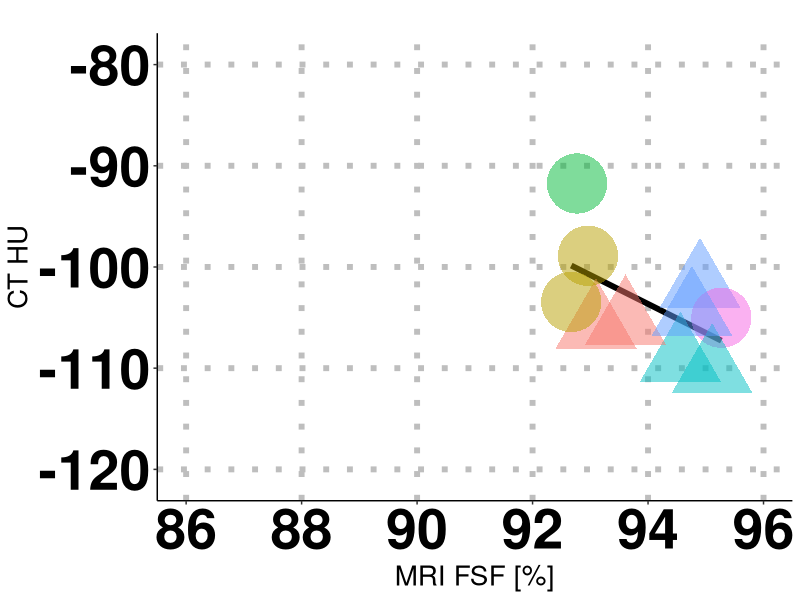
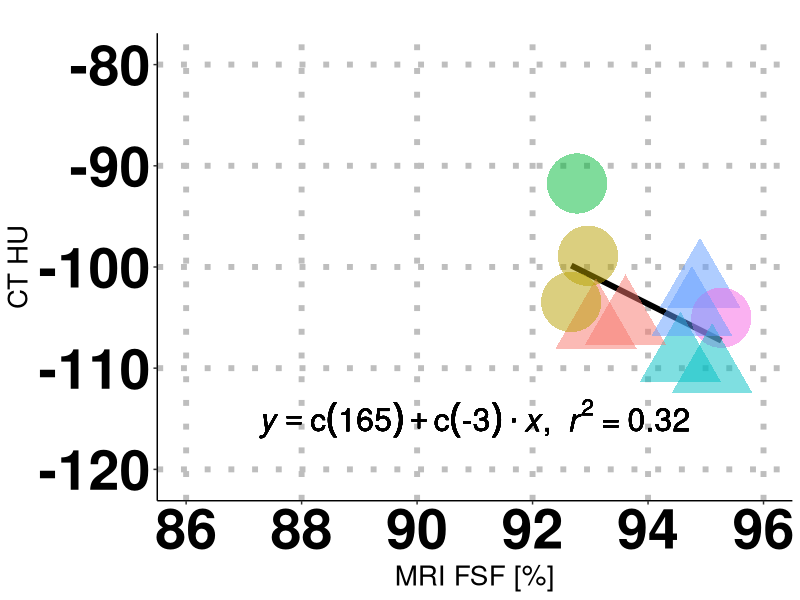

These charts were generated, in order, by the following R code:
#  CODE FOR RECREATING WAT PAPER FIGURES #################################
#  This .R file contains the script to recreate Figure 5 panel B) in the paper.
#  The script reads reconstructed data from the ../data_output/ folder and
#  puts the png image in the  ../figures/ folder.
#  FIGURE 5 B :  FSF v. HU - subjects with BMI >= 25, both temperatures

# Need ggplot2 and plyr
require(ggplot2)
require(plyr)

# Load CSV file into a data frame
df = read.csv('../tidy_data/WAT_avgAllslx_master_file.csv')

selected_rows = df[,"BMI"]>=25
df = df[selected_rows,]

HU_Avg = df[,"HU_Avg"]
FSF_Avg = df[,"FSF_Avg"]

# regression function
lm_eqn = function(df){
  m = lm(HU_Avg ~ FSF_Avg, df);
  eq <- substitute(italic(y) == a + b %.% italic(x)*","~~italic(r)^2~"="~r2,
                   list(a = format(coef(m)[1], digits = 1),
                        b = format(coef(m)[2], digits = 1),
                        r2 = format(summary(m)$r.squared, digits = 2)))
  as.character(as.expression(eq));
}

g0 = ggplot(df, aes(x=FSF_Avg, y=HU_Avg, shape=Sex, color=Subject)) +
  geom_smooth(aes(x=FSF_Avg, y=HU_Avg, shape=NULL), data=df, method = "lm", se=FALSE, formula = y ~ x, colour="black", linetype="solid", alpha=0.5, size=2, weight=2) +
  geom_point(alpha=0.5,size=20,show_guide = FALSE) + 
  theme(axis.text=element_text(colour="black", size=40,face="bold"),axis.title=element_text(size=20),
        axis.line = element_line(colour = "black"),
        panel.grid.major = element_line(linetype = 3, colour = "gray", size = 2),
        panel.grid.minor = element_blank(),
        panel.background = element_blank()) +
  coord_cartesian(xlim=c(86,96), ylim=c(-121,-79))

g0.labs <- g0 + labs(title = "", x = "MRI FSF [%]", y = "CT HU")
g0.labs

g1 = g0.labs + geom_text(aes(x = 91, y = -115, label = lm_eqn(df)), parse = TRUE, colour="black",size=8)

plot(g1)

# Copy plot to a PNG file
dev.copy(png, file = '../figures/Figure_5b.png', width=1525, height=750)

# Don't forget to close the PNG device!
dev.off()

# Display the statistics (R-squared, p-value and confidence interval)
print("**********************************************************")
print("Figure 5b) statistics (R-squared, p-value and confidence interval)")
mod <- lm(HU_Avg~FSF_Avg)
print(summary(mod))
print(confint(mod))
print("**********************************************************")

